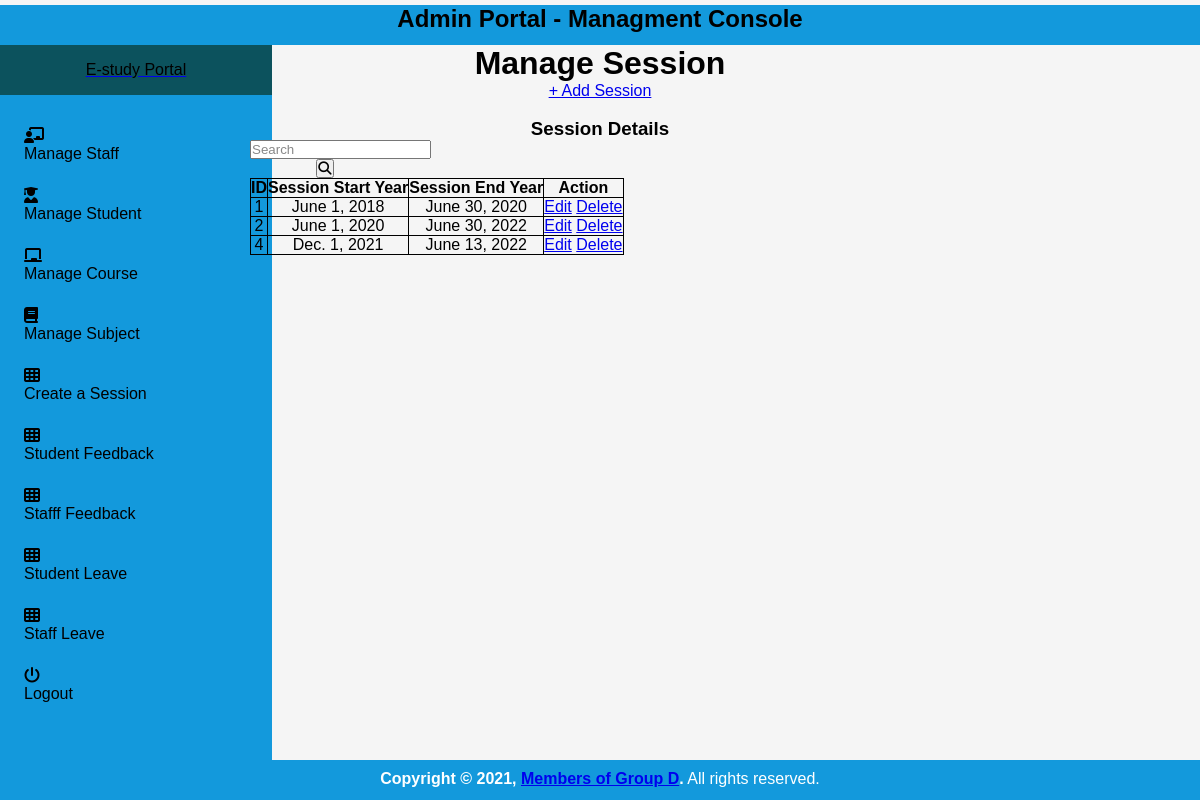
The page /manage_session/ (signed in) on the database its author committed.
### student_management_app/models.py (models this page shows)
class SessionYearModel(models.Model):
    id = models.AutoField(primary_key=True)
    session_start_year = models.DateField()
    session_end_year = models.DateField()
    objects = models.Manager()

### student_management_app/HodViews.py (the view)
# urls.py: path('manage_session/', HodViews.manage_session, name="manage_session"),
def manage_session(request):
    session_years = SessionYearModel.objects.all()
    context = {
        "session_years": session_years
    }
    return render(request, "hod_template/manage_session_template.html", context)

### student_management_app/LoginCheckMiddleWare.py (called while the page is built, shortened)
    def process_view(self, request, view_func, view_args, view_kwargs):
        modulename = view_func.__module__
        user = request.user
        if user.is_authenticated:
            if user.user_type == "1":
                if modulename == "student_management_app.HodViews":
                    pass
                elif modulename == "student_management_app.views" or modulename == "django.views.static":
                    pass
                else:
                    return redirect("admin_profile")
            else:
                return redirect("home")

### student_management_app/templates/hod_template/manage_session_template.html (shortened to what this page needs)
{% extends 'hod_template/base_template.html' %}
{% block page_title %}
    Manage Session
{% endblock page_title %}
{% block main_content %}
{% load static %}
<html>
<head>
</head>
<body>
<div class="container">
        <div class="container-fluid">
            <a class="btn btn-primary" href="{% url 'add_session' %}" role="button">+ Add Session</a> <br/>&nbsp;
            <div class="row">
                <div class="col-md-12">
                    <div class="card">
                        <div class="card-header">
                            <h3 class="card-title">Session Details</h3>
                            <div class="card-tools">
                            <div class="input-group input-group-sm" style="width: 150px;">
                                <input type="text" name="table_search" class="form-control float-right" placeholder="Search">
                                <div class="input-group-append">
                                <button type="submit" class="btn btn-default"><i class="fas fa-search"></i></button>
                                </div>
                            </div>
                            </div>
                        </div>
                        <div class="card-body table-responsive p-0">
                            <table class="table table-hover text-nowrap">
                            <thead>
                                <tr>
                                <th>ID</th>
                                <th>Session Start Year</th>
                                <th>Session End Year</th>
                                <th>Action</th>
                                </tr>
                            </thead>
                            <tbody>
                                {% for session_year in session_years %}
                                <tr>
                                <td>{{ session_year.id }}</td>
                                <td>{{ session_year.session_start_year }}</td>
                                <td>{{ session_year.session_end_year }}</td>
                                <td>
                                    <a href="{% url 'edit_session' session_year.id %}" class="btn btn-success">Edit</a>
                                    <a href="{% url 'delete_session' session_year.id %}" class="btn btn-danger">Delete</a>
                                </td>
                                </tr>
                                {% endfor %}
                            </tbody>
                            </table>
                        </div>
                        </div>
                </div>
            </div>
        </div>
</div></body></html>
  {% endblock main_content %}

### student_management_app/templates/hod_template/base_template.html (style rules this page uses)
* { box-sizing: border-box; }
body { margin: 0; padding: 0; font-family: Arial, Helvetica, sans-serif; width: 100%; height: 100%; background-color: whitesmoke; }

### student_management_app/templates/hod_template/sidebar_template.html (style rules this page uses)
* { box-sizing: border-box; margin: 0; padding: 0; font-family: "Quicksand", sans-serif; }
body { display: flex; flex-direction: row; background-color: #b4a5a5; }

### student_management_app/templates/hod_template/manage_session_template.html (style rules this page uses)
* { margin: 0; padding: 0; box-sizing: border-box; -webkit-box-sizing: border-box; -moz-box-sizing: border-box; -webkit-font-smoothing: antialiased; -moz-font-smoothing: antialiased; -o-font-smoothing: antialiased; font-smoothing: antialiased; text-rendering: optimizeLegibility; }
body { background: whitesmoke; }
.container { max-width: 700px; width: 100%; margin: 0 auto; position: relative; }
.row { max-font-size: 700px; }
table { border-collapse: collapse; }
th, td { border: 1px solid black; }

### rows shown on the page
SessionYearModel: id "1", session_start_year "June 1, 2018", session_end_year "June 30, 2020"
SessionYearModel: id "2", session_start_year "June 1, 2020", session_end_year "June 30, 2022"
SessionYearModel: id "4", session_start_year "Dec. 1, 2021", session_end_year "June 13, 2022"
